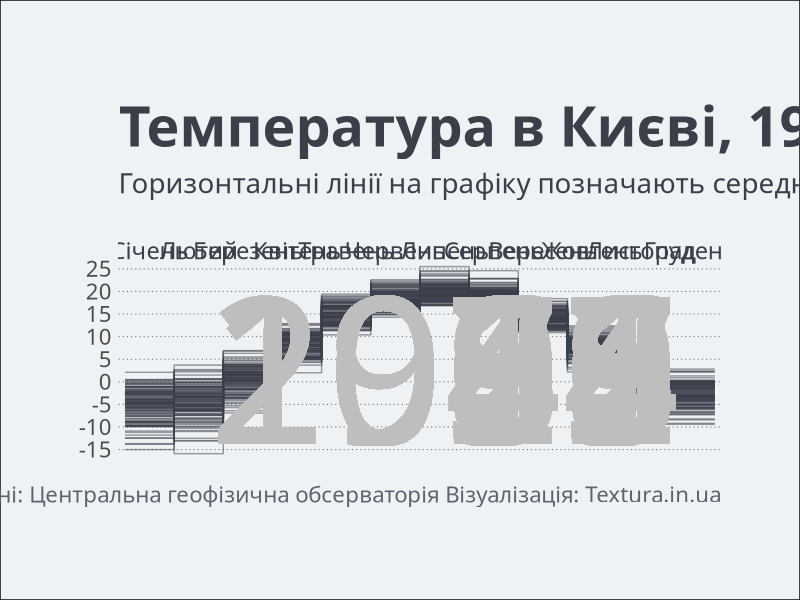

The R source for this figure: (Note: this script raises an error after producing the figure.)
library(ggplot2)
library(gganimate)
library(dplyr)
library(stringr)

weather <- read.csv('weather.csv', stringsAsFactors = FALSE)


#filter data
weather <- weather %>% 
  filter(year >= 1900) %>% 
  mutate(month = factor(month, levels = unique(weather$month), ordered = TRUE),
         month_numeric = as.numeric(month))

#get min and max for every month
ranges <- weather %>% 
  group_by(month) %>% 
  filter(temperature == min(temperature, na.rm = TRUE) | 
         temperature == max(temperature, na.rm = TRUE))

#generate data to trick geom_step
fake_data <- weather %>% 
  filter(month_numeric ==  12) %>% 
  mutate(month = '', month_numeric = 13)

#combine
weather <- rbind.data.frame(weather, fake_data)

#generate data for fancy x axis month positioning
xaxis <- data.frame(x = seq(1.5, 12.5, 1),
                    y = 29,
                    label = levels(weather$month)[1:12])



#plot
g <- ggplot(weather, aes(frame = year, cumulative = TRUE))+
  geom_step(aes(x = month_numeric, y = temperature, group = year), color = '#3A3F4A', alpha = 0.5)+
  geom_text(aes(x = 7.5, y = 2.5, label = year, frame = year, family = 'Ubuntu Condensed'), 
            size = 52, color = 'gray', inherit.aes = F)+
  geom_text(data = xaxis, aes(x = x, y = y, label = label, family = 'Ubuntu Condensed'), 
            size = 6, color = '#3A3F4A', inherit.aes = F)+
  scale_x_continuous(breaks = 1:13, labels = NULL, expand = c(0.01, 0.01))+
  scale_y_continuous(breaks = seq(-15, 25, 5), limits = c(-17, 31),
                     expand = c(0, 0))+
  labs(title = "Температура в Києві, 1900-2014 рік",
       subtitle = str_wrap("Горизонтальні лінії на графіку позначають середню температуру для кожного місяця за період спостережень з 1900 до 2014 року", 160),
       caption = "\nДані: Центральна геофізична обсерваторія Візуалізація: Textura.in.ua")+
  theme_minimal()+
    theme(text = element_text(family = 'Ubuntu Condensed', face = 'plain', color = '#3A3F4A'),
          axis.title = element_blank(),
          axis.text = element_text(size = 16),
          axis.text.x = element_blank(),
          panel.grid.major = element_line(size = 0.35, linetype = 'dotted', color = '#5D646F'),
          panel.grid.major.x = element_blank(),
          panel.grid.minor = element_blank(),
          plot.title = element_text(face = 'bold', size = 40, margin = margin(b = 10, t = 20)),
          plot.subtitle = element_text(size = 20, face = 'plain', margin = margin(b = 30)),
          plot.caption = element_text(size = 16, margin = margin(b = 10), color = '#5D646F'),
          plot.background = element_rect(fill = '#EFF2F4'),
          plot.margin = unit(c(2, 2, 2, 2), 'cm'))

gganimate(g, title_frame = F, filename = 'weather.gif', ani.height = 1000, ani.width = 1200, 
          interval = 0.25, loop = 4)
